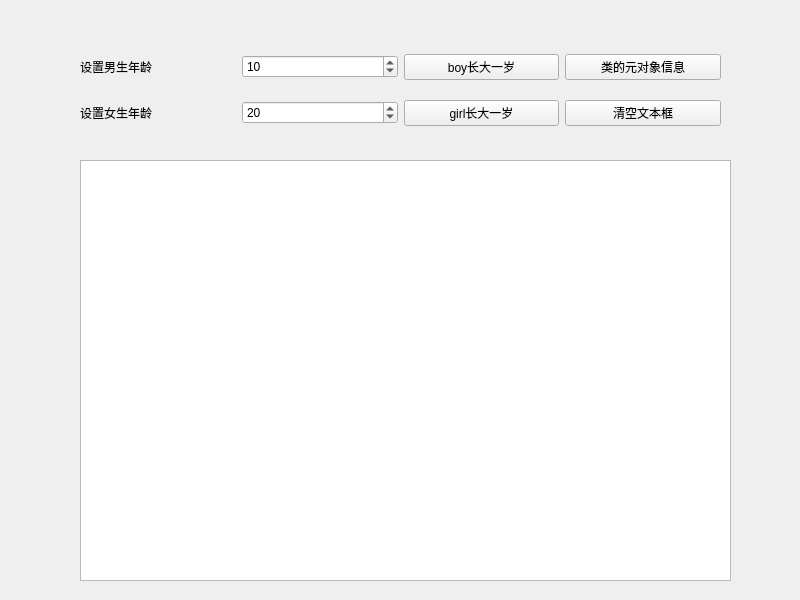
<?xml version="1.0" encoding="UTF-8"?>
<ui version="4.0">
 <class>QMetaObjectTest</class>
 <widget class="QWidget" name="QMetaObjectTest">
  <property name="geometry">
   <rect>
    <x>0</x>
    <y>0</y>
    <width>800</width>
    <height>600</height>
   </rect>
  </property>
  <property name="windowTitle">
   <string>QMetaObjectTest</string>
  </property>
  <widget class="QWidget" name="layoutWidget">
   <property name="geometry">
    <rect>
     <x>80</x>
     <y>40</y>
     <width>641</width>
     <height>101</height>
    </rect>
   </property>
   <layout class="QGridLayout" name="gridLayout">
    <item row="0" column="0">
     <widget class="QLabel" name="label">
      <property name="text">
       <string>设置男生年龄</string>
      </property>
     </widget>
    </item>
    <item row="0" column="1">
     <widget class="QSpinBox" name="spinBoy">
      <property name="minimum">
       <number>0</number>
      </property>
      <property name="maximum">
       <number>200</number>
      </property>
      <property name="value">
       <number>10</number>
      </property>
     </widget>
    </item>
    <item row="0" column="2">
     <widget class="QPushButton" name="btnBoyInc">
      <property name="text">
       <string>boy长大一岁</string>
      </property>
     </widget>
    </item>
    <item row="0" column="3">
     <widget class="QPushButton" name="btnClassInfo">
      <property name="text">
       <string>类的元对象信息</string>
      </property>
     </widget>
    </item>
    <item row="1" column="0">
     <widget class="QLabel" name="label_2">
      <property name="text">
       <string>设置女生年龄</string>
      </property>
     </widget>
    </item>
    <item row="1" column="1">
     <widget class="QSpinBox" name="spinGirl">
      <property name="maximum">
       <number>200</number>
      </property>
      <property name="value">
       <number>20</number>
      </property>
     </widget>
    </item>
    <item row="1" column="2">
     <widget class="QPushButton" name="btnGirlInc">
      <property name="text">
       <string>girl长大一岁</string>
      </property>
     </widget>
    </item>
    <item row="1" column="3">
     <widget class="QPushButton" name="btnClear">
      <property name="text">
       <string>清空文本框</string>
      </property>
     </widget>
    </item>
   </layout>
  </widget>
  <widget class="QPlainTextEdit" name="plainTextEdit">
   <property name="geometry">
    <rect>
     <x>80</x>
     <y>160</y>
     <width>651</width>
     <height>421</height>
    </rect>
   </property>
  </widget>
 </widget>
 <resources/>
 <connections/>
</ui>
